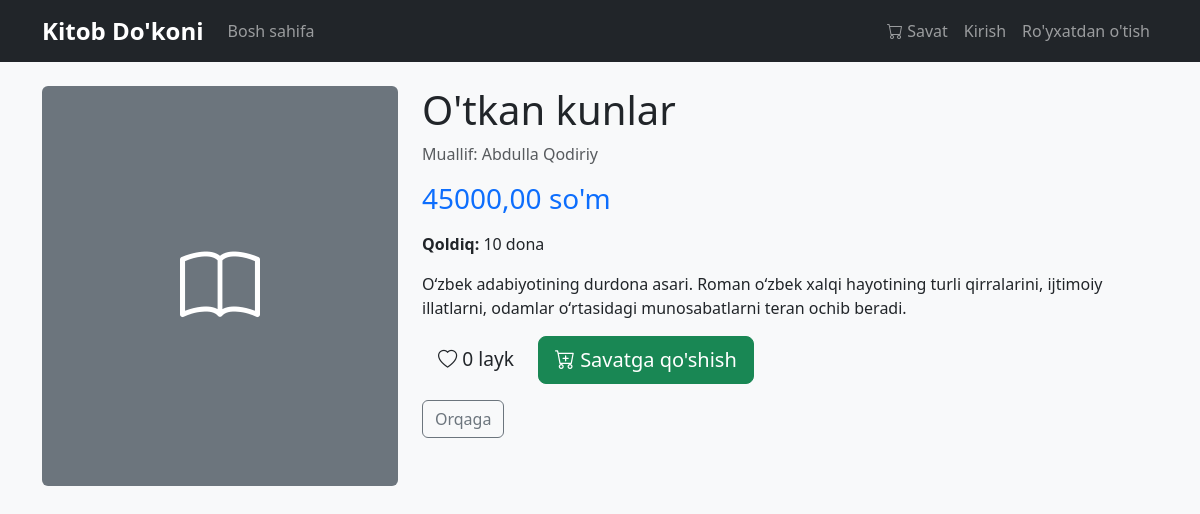
Screenshot of /book/1/ with the database file from the repository.
### store/models.py (models this page shows, shortened)
class Book(models.Model):
    title = models.CharField(max_length=200)
    author = models.CharField(max_length=200)
    description = models.TextField()
    price = models.DecimalField(max_digits=10, decimal_places=2, validators=[MinValueValidator(0)])
    image = models.ImageField(upload_to='books/', blank=True, null=True)
    stock = models.IntegerField(default=0, validators=[MinValueValidator(0)])
    created_at = models.DateTimeField(auto_now_add=True)
    updated_at = models.DateTimeField(auto_now=True)
    def likes_count(self):
        return self.likes.count()

### store/views.py (the view)
# urls.py: path('book/<int:book_id>/', views.book_detail, name='book_detail'),
def book_detail(request, book_id):
    book = get_object_or_404(Book, id=book_id)
    liked = False
    if request.user.is_authenticated:
        liked = BookLike.objects.filter(book=book, user=request.user).exists()
    return render(request, 'store/book_detail.html', {'book': book, 'liked': liked})

### store/templates/store/book_detail.html (shortened to what this page needs)
{% extends 'store/base.html' %}
{% block content %}
<div class="row">
    <div class="col-md-4">
        {% if book.image %}
        <img src="{{ book.image.url }}" class="img-fluid rounded" alt="{{ book.title }}">
        {% else %}
        <div class="bg-secondary text-white d-flex align-items-center justify-content-center rounded" style="height: 400px;">
            <i class="bi bi-book" style="font-size: 5rem;"></i>
        </div>
        {% endif %}
    </div>
    <div class="col-md-8">
        <h1>{{ book.title }}</h1>
        <p class="text-muted">Muallif: {{ book.author }}</p>
        <p class="h3 text-primary mb-3">{{ book.price }} so'm</p>
        <p><strong>Qoldiq:</strong> {{ book.stock }} dona</p>
        <p>{{ book.description }}</p>
        <div class="d-flex gap-2 mb-3">
            <button class="btn btn-lg like-btn {% if liked %}liked{% endif %}"
                    onclick="toggleLike({{ book.id }})" data-book-id="{{ book.id }}">
                <i class="bi bi-heart{% if liked %}-fill{% endif %}"></i>
                <span class="likes-count">{{ book.likes_count }}</span> layk
            </button>
            {% if book.stock > 0 %}
            <a href="{% url 'add_to_cart' book.id %}" class="btn btn-lg btn-success">
                <i class="bi bi-cart-plus"></i> Savatga qo'shish
            </a>
            {% else %}
            <button class="btn btn-lg btn-secondary" disabled>Tugagan</button>
            {% endif %}
        </div>
        <a href="{% url 'index' %}" class="btn btn-outline-secondary">Orqaga</a>
    </div>
</div>
{% endblock %}

### static/css/style.css (style rules this page uses)
body { background-color: #f8f9fa; }
.like-btn { background: none; border: none; font-size: 1.2rem; transition: color 0.3s; }

### store/templates/store/base.html (style rules this page uses)
.like-btn { cursor: pointer; }

### rows the page displays
Book: title "O'tkan kunlar", author "Abdulla Qodiriy", price "45000,00", stock "10", description "Oʻzbek adabiyotining durdona asari. Roman oʻzbek xalqi hayotining turli qirralarini, ijtimoiy illatlarni, odamlar oʻrtasidagi munosabatlarni teran ochib beradi.", likes_count "0"
